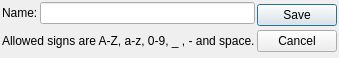
<?xml version="1.0" encoding="UTF-8"?>
<ui version="4.0">
 <class>SaveDatasetAs</class>
 <widget class="QDialog" name="SaveDatasetAs">
  <property name="geometry">
   <rect>
    <x>0</x>
    <y>0</y>
    <width>318</width>
    <height>58</height>
   </rect>
  </property>
  <property name="windowTitle">
   <string>Save data as</string>
  </property>
  <layout class="QHBoxLayout" name="horizontalLayout_2">
   <property name="spacing">
    <number>2</number>
   </property>
   <property name="leftMargin">
    <number>2</number>
   </property>
   <property name="topMargin">
    <number>2</number>
   </property>
   <property name="rightMargin">
    <number>2</number>
   </property>
   <property name="bottomMargin">
    <number>2</number>
   </property>
   <item>
    <layout class="QVBoxLayout" name="verticalLayout_2">
     <property name="spacing">
      <number>2</number>
     </property>
     <item>
      <layout class="QHBoxLayout" name="horizontalLayout">
       <property name="spacing">
        <number>2</number>
       </property>
       <item>
        <widget class="QLabel" name="nameLabel">
         <property name="text">
          <string>Name:</string>
         </property>
        </widget>
       </item>
       <item>
        <widget class="QLineEdit" name="nameLineEdit">
         <property name="acceptDrops">
          <bool>false</bool>
         </property>
        </widget>
       </item>
      </layout>
     </item>
     <item>
      <widget class="QLabel" name="infoLabel">
       <property name="text">
        <string>Allowed signs are A-Z, a-z, 0-9, _ , - and space.</string>
       </property>
      </widget>
     </item>
    </layout>
   </item>
   <item>
    <layout class="QVBoxLayout" name="verticalLayout">
     <property name="spacing">
      <number>2</number>
     </property>
     <item>
      <widget class="QPushButton" name="save">
       <property name="text">
        <string>Save</string>
       </property>
      </widget>
     </item>
     <item>
      <widget class="QPushButton" name="cancel">
       <property name="text">
        <string>Cancel</string>
       </property>
      </widget>
     </item>
    </layout>
   </item>
  </layout>
 </widget>
 <resources/>
 <connections/>
</ui>
